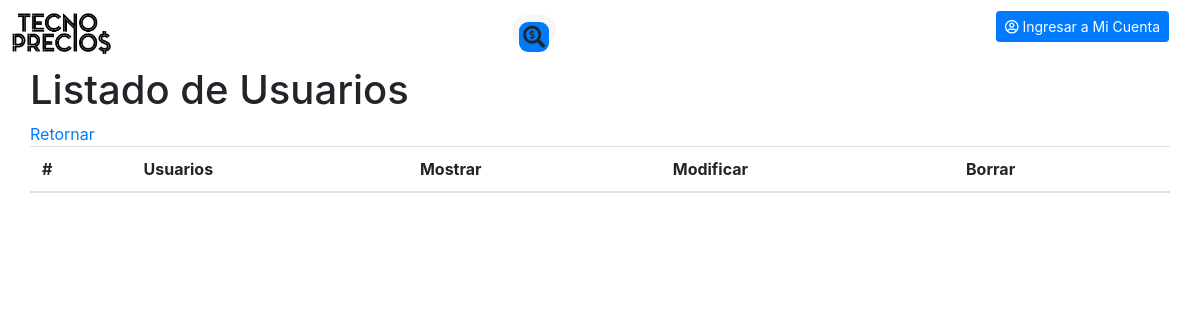
Before: /listadoUsuarios.php with the older database file.
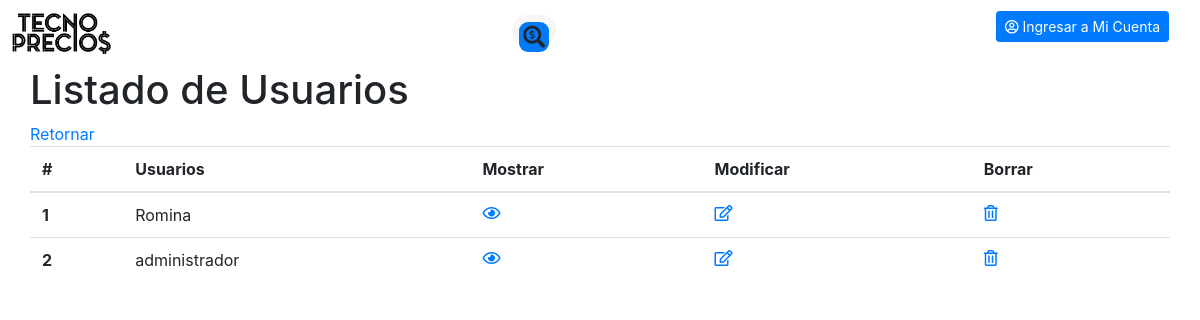
After: the same page with the newer database file.
### tables this page shows
CREATE TABLE `users` (
  `id` int(11) NOT NULL AUTO_INCREMENT,
  `name` varchar(200) NOT NULL,
  `email` varchar(200) NOT NULL,
  `password` varchar(200) NOT NULL,
  `avatar` varchar(200) NOT NULL,
  `role` int(11) NOT NULL,
  PRIMARY KEY (`id`)
);

### clases/Query.php (called while the page is built, shortened)
<?php
class Query{
    static public function listado($pdo,$tabla){
        $sql="select $tabla.id, $tabla.name, $tabla.email from $tabla";
        $consulta= $pdo->query($sql);
        $listado=$consulta->fetchall(PDO::FETCH_ASSOC);
        return $listado;
    }
}

### listadoUsuarios.php (the view, shortened to what this page needs)
<?php
require_once("autoload.php");
if (isset($_SESSION["email"])){
  include_once('searchbar5.php');
}else{
  include_once('serchbar.php');
}
include_once('head.php');
$listadoUsuarios = Query::listado($pdo,'users');
 ?>
<!DOCTYPE html>
<html lang="es" dir="ltr">
  <head>
    <link rel="stylesheet" href="https://stackpath.bootstrapcdn.com/bootstrap/4.3.1/css/bootstrap.min.css">
    <link rel="stylesheet" href="/css/master.css">
    <link rel="stylesheet" href="https://use.fontawesome.com/releases/v5.8.2/css/all.css">
  </head>
<body>
  <div class="container">
    <div class="">
      <h1>Listado de Usuarios</h1>
    </div>
      <div class="">
        <table class="table">
          <thead>
            <tr>
              <th scope="col">#</th>
              <th scope="col">Usuarios</th>
              <th scope="col">Mostrar</th>
              <th scope="col">Modificar</th>
              <th scope="col">Borrar</th>
            </tr>
          </thead>
          <tbody>
              <?php foreach ($listadoUsuarios as $key => $value):?>
                <tr>
                  <th scope="row"><?= $value["id"] ?></th>
                  <td><?=$value["name"];?></td>
                  <td><a href="mostrarUsuario.php?id=<?=$value['id'];?>">
                        <i class="far fa-eye"></i>
                      </a>
                  </td>
                  <td><a href="modificarUsuario.php?id=<?=$value['id'];?>">
                        <i class="far fa-edit"></i>
                      </a>
                  </td>
                  <td><a href="eliminarUsuario.php?id=<?=$value['id'];?>">
                        <i class="far fa-trash-alt"></i>
                      </a>
                  </td>
                </tr>
              <?php endforeach;?>
          </tbody>
      </div>
  </div>
  <a href="perfil.php">Retornar</a>
</body>
</html>

Changed rows visible on the page:
added users: id "1", name "Romina"
added users: id "2", name "administrador"
